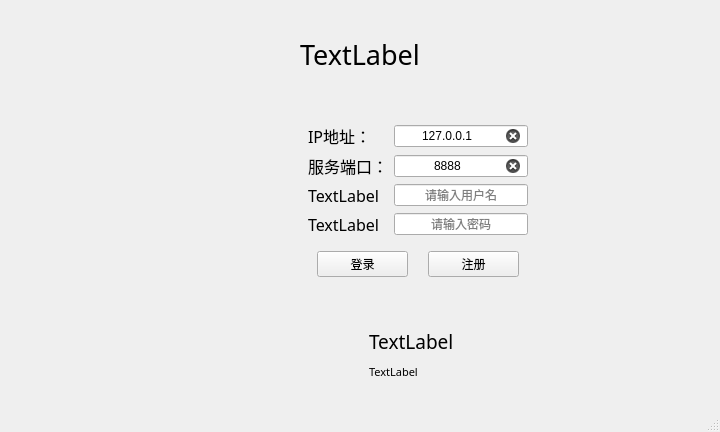
<?xml version="1.0" encoding="UTF-8"?>
<ui version="4.0">
 <class>MainWindow</class>
 <widget class="QMainWindow" name="MainWindow">
  <property name="geometry">
   <rect>
    <x>0</x>
    <y>0</y>
    <width>720</width>
    <height>432</height>
   </rect>
  </property>
  <property name="windowTitle">
   <string>登录</string>
  </property>
  <property name="autoFillBackground">
   <bool>true</bool>
  </property>
  <property name="styleSheet">
   <string notr="true">MainWindow{
border-image:url(:/1111.jpg);
;}</string>
  </property>
  <widget class="QWidget" name="centralwidget">
   <layout class="QVBoxLayout" name="verticalLayout">
    <item>
     <widget class="QWidget" name="widget_2" native="true">
      <layout class="QHBoxLayout" name="horizontalLayout">
       <item>
        <spacer name="horizontalSpacer_2">
         <property name="orientation">
          <enum>Qt::Horizontal</enum>
         </property>
         <property name="sizeType">
          <enum>QSizePolicy::Maximum</enum>
         </property>
         <property name="sizeHint" stdset="0">
          <size>
           <width>50</width>
           <height>20</height>
          </size>
         </property>
        </spacer>
       </item>
       <item>
        <widget class="QLabel" name="label_title">
         <property name="sizePolicy">
          <sizepolicy hsizetype="Fixed" vsizetype="Preferred">
           <horstretch>0</horstretch>
           <verstretch>0</verstretch>
          </sizepolicy>
         </property>
         <property name="minimumSize">
          <size>
           <width>54</width>
           <height>0</height>
          </size>
         </property>
         <property name="font">
          <font>
           <family>楷体</family>
           <pointsize>20</pointsize>
          </font>
         </property>
         <property name="text">
          <string>TextLabel</string>
         </property>
        </widget>
       </item>
       <item>
        <spacer name="horizontalSpacer_3">
         <property name="orientation">
          <enum>Qt::Horizontal</enum>
         </property>
         <property name="sizeType">
          <enum>QSizePolicy::Maximum</enum>
         </property>
         <property name="sizeHint" stdset="0">
          <size>
           <width>50</width>
           <height>20</height>
          </size>
         </property>
        </spacer>
       </item>
      </layout>
     </widget>
    </item>
    <item>
     <widget class="QWidget" name="widget_6" native="true">
      <layout class="QGridLayout" name="gridLayout_3">
       <item row="0" column="0">
        <spacer name="horizontalSpacer_7">
         <property name="orientation">
          <enum>Qt::Horizontal</enum>
         </property>
         <property name="sizeType">
          <enum>QSizePolicy::Fixed</enum>
         </property>
         <property name="sizeHint" stdset="0">
          <size>
           <width>89</width>
           <height>20</height>
          </size>
         </property>
        </spacer>
       </item>
       <item row="0" column="1" rowspan="2" colspan="2">
        <widget class="QWidget" name="widget_3" native="true">
         <layout class="QGridLayout" name="gridLayout_4">
          <item row="0" column="0" rowspan="4">
           <layout class="QGridLayout" name="gridLayout_2">
            <item row="0" column="0">
             <widget class="QLabel" name="label_IP">
              <property name="font">
               <font>
                <family>楷体</family>
                <pointsize>12</pointsize>
               </font>
              </property>
              <property name="text">
               <string>IP地址：</string>
              </property>
             </widget>
            </item>
            <item row="0" column="1">
             <widget class="QLineEdit" name="lineEditIP">
              <property name="text">
               <string>127.0.0.1</string>
              </property>
              <property name="alignment">
               <set>Qt::AlignCenter</set>
              </property>
              <property name="placeholderText">
               <string notr="true">请输入IP地址</string>
              </property>
              <property name="clearButtonEnabled">
               <bool>true</bool>
              </property>
             </widget>
            </item>
            <item row="1" column="0">
             <widget class="QLabel" name="label_port">
              <property name="font">
               <font>
                <family>楷体</family>
                <pointsize>12</pointsize>
               </font>
              </property>
              <property name="text">
               <string>服务端口：</string>
              </property>
             </widget>
            </item>
            <item row="1" column="1">
             <widget class="QLineEdit" name="lineEditPort">
              <property name="text">
               <string>8888</string>
              </property>
              <property name="echoMode">
               <enum>QLineEdit::Normal</enum>
              </property>
              <property name="alignment">
               <set>Qt::AlignCenter</set>
              </property>
              <property name="placeholderText">
               <string>请输入服务端口</string>
              </property>
              <property name="clearButtonEnabled">
               <bool>true</bool>
              </property>
             </widget>
            </item>
            <item row="2" column="0">
             <widget class="QLabel" name="label_username">
              <property name="font">
               <font>
                <family>楷体</family>
                <pointsize>12</pointsize>
               </font>
              </property>
              <property name="text">
               <string>TextLabel</string>
              </property>
             </widget>
            </item>
            <item row="2" column="1">
             <widget class="QLineEdit" name="lineEdit_username">
              <property name="alignment">
               <set>Qt::AlignCenter</set>
              </property>
              <property name="placeholderText">
               <string notr="true">请输入用户名</string>
              </property>
              <property name="clearButtonEnabled">
               <bool>true</bool>
              </property>
             </widget>
            </item>
            <item row="3" column="0">
             <widget class="QLabel" name="label_password">
              <property name="font">
               <font>
                <family>楷体</family>
                <pointsize>12</pointsize>
               </font>
              </property>
              <property name="text">
               <string>TextLabel</string>
              </property>
             </widget>
            </item>
            <item row="3" column="1">
             <widget class="QLineEdit" name="lineEdit_password">
              <property name="alignment">
               <set>Qt::AlignCenter</set>
              </property>
              <property name="placeholderText">
               <string>请输入密码</string>
              </property>
              <property name="clearButtonEnabled">
               <bool>true</bool>
              </property>
             </widget>
            </item>
           </layout>
          </item>
          <item row="0" column="1">
           <spacer name="horizontalSpacer_4">
            <property name="orientation">
             <enum>Qt::Horizontal</enum>
            </property>
            <property name="sizeHint" stdset="0">
             <size>
              <width>165</width>
              <height>20</height>
             </size>
            </property>
           </spacer>
          </item>
          <item row="1" column="1">
           <spacer name="horizontalSpacer_5">
            <property name="orientation">
             <enum>Qt::Horizontal</enum>
            </property>
            <property name="sizeHint" stdset="0">
             <size>
              <width>165</width>
              <height>20</height>
             </size>
            </property>
           </spacer>
          </item>
          <item row="2" column="1">
           <spacer name="horizontalSpacer_11">
            <property name="orientation">
             <enum>Qt::Horizontal</enum>
            </property>
            <property name="sizeHint" stdset="0">
             <size>
              <width>165</width>
              <height>20</height>
             </size>
            </property>
           </spacer>
          </item>
          <item row="3" column="1">
           <spacer name="horizontalSpacer_10">
            <property name="orientation">
             <enum>Qt::Horizontal</enum>
            </property>
            <property name="sizeHint" stdset="0">
             <size>
              <width>165</width>
              <height>20</height>
             </size>
            </property>
           </spacer>
          </item>
          <item row="4" column="0">
           <widget class="QWidget" name="widget_4" native="true">
            <layout class="QHBoxLayout" name="horizontalLayout_2">
             <property name="spacing">
              <number>20</number>
             </property>
             <item>
              <widget class="QPushButton" name="button_login">
               <property name="text">
                <string>登录</string>
               </property>
              </widget>
             </item>
             <item>
              <widget class="QPushButton" name="button_resign">
               <property name="text">
                <string>注册</string>
               </property>
              </widget>
             </item>
            </layout>
           </widget>
          </item>
          <item row="4" column="1">
           <spacer name="horizontalSpacer_9">
            <property name="orientation">
             <enum>Qt::Horizontal</enum>
            </property>
            <property name="sizeHint" stdset="0">
             <size>
              <width>40</width>
              <height>20</height>
             </size>
            </property>
           </spacer>
          </item>
         </layout>
        </widget>
       </item>
       <item row="1" column="0">
        <spacer name="horizontalSpacer_8">
         <property name="orientation">
          <enum>Qt::Horizontal</enum>
         </property>
         <property name="sizeHint" stdset="0">
          <size>
           <width>40</width>
           <height>20</height>
          </size>
         </property>
        </spacer>
       </item>
      </layout>
     </widget>
    </item>
    <item>
     <widget class="QWidget" name="widget_5" native="true">
      <layout class="QHBoxLayout" name="horizontalLayout_3">
       <item>
        <spacer name="horizontalSpacer_6">
         <property name="orientation">
          <enum>Qt::Horizontal</enum>
         </property>
         <property name="sizeHint" stdset="0">
          <size>
           <width>336</width>
           <height>20</height>
          </size>
         </property>
        </spacer>
       </item>
       <item>
        <widget class="QWidget" name="widget" native="true">
         <layout class="QGridLayout" name="gridLayout">
          <item row="0" column="0">
           <widget class="QLabel" name="labeljw">
            <property name="font">
             <font>
              <family>楷体</family>
              <pointsize>14</pointsize>
             </font>
            </property>
            <property name="autoFillBackground">
             <bool>false</bool>
            </property>
            <property name="text">
             <string>TextLabel</string>
            </property>
            <property name="textFormat">
             <enum>Qt::AutoText</enum>
            </property>
           </widget>
          </item>
          <item row="0" column="1">
           <spacer name="horizontalSpacer">
            <property name="orientation">
             <enum>Qt::Horizontal</enum>
            </property>
            <property name="sizeHint" stdset="0">
             <size>
              <width>40</width>
              <height>20</height>
             </size>
            </property>
           </spacer>
          </item>
          <item row="1" column="0">
           <widget class="QLabel" name="labeljwc">
            <property name="font">
             <font>
              <family>楷体</family>
              <pointsize>8</pointsize>
             </font>
            </property>
            <property name="text">
             <string>TextLabel</string>
            </property>
           </widget>
          </item>
         </layout>
        </widget>
       </item>
      </layout>
     </widget>
    </item>
   </layout>
  </widget>
  <widget class="QMenuBar" name="menubar">
   <property name="geometry">
    <rect>
     <x>0</x>
     <y>0</y>
     <width>720</width>
     <height>26</height>
    </rect>
   </property>
  </widget>
  <widget class="QStatusBar" name="statusbar"/>
 </widget>
 <tabstops>
  <tabstop>button_login</tabstop>
  <tabstop>button_resign</tabstop>
  <tabstop>lineEditPort</tabstop>
  <tabstop>lineEditIP</tabstop>
 </tabstops>
 <resources/>
 <connections/>
</ui>
